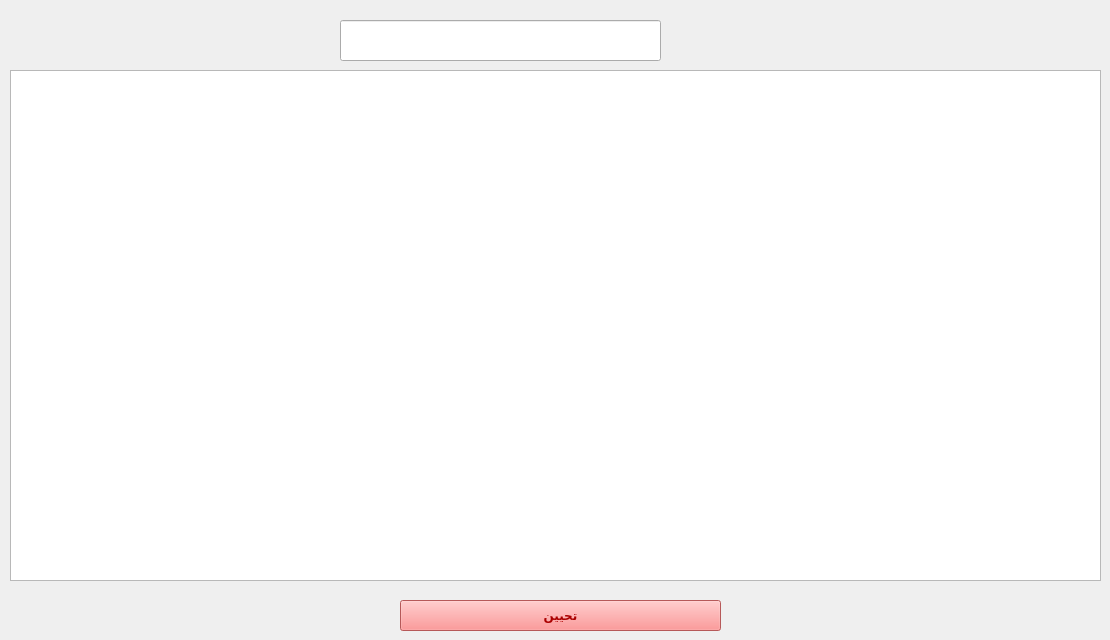
    <widget class="QWidget" name="widget">
     <attribute name="title">
      <string>liste </string>
     </attribute>
     <widget class="QTableView" name="tableView">
      <property name="geometry">
       <rect>
        <x>10</x>
        <y>70</y>
        <width>1091</width>
        <height>511</height>
       </rect>
      </property>
      <property name="styleSheet">
       <string notr="true">image: url(:/logo/sigle3.png);</string>
      </property>
     </widget>
     <widget class="QPushButton" name="actualiser">
      <property name="geometry">
       <rect>
        <x>400</x>
        <y>600</y>
        <width>321</width>
        <height>31</height>
       </rect>
      </property>
      <property name="font">
       <font>
        <weight>75</weight>
        <bold>true</bold>
       </font>
      </property>
      <property name="styleSheet">
       <string notr="true">color: rgb(170, 0, 0);
background-color: rgb(255, 124, 124);
border-color: rgb(170, 0, 0);</string>
      </property>
      <property name="text">
       <string>تحيين</string>
      </property>
     </widget>
     <widget class="QLineEdit" name="recherche_cin">
      <property name="geometry">
       <rect>
        <x>340</x>
        <y>20</y>
        <width>321</width>
        <height>41</height>
       </rect>
      </property>
      <property name="styleSheet">
       <string notr="true">color: rgb(170, 0, 0);
border-color: rgb(170, 0, 0);</string>
      </property>
     </widget>
    </widget>
